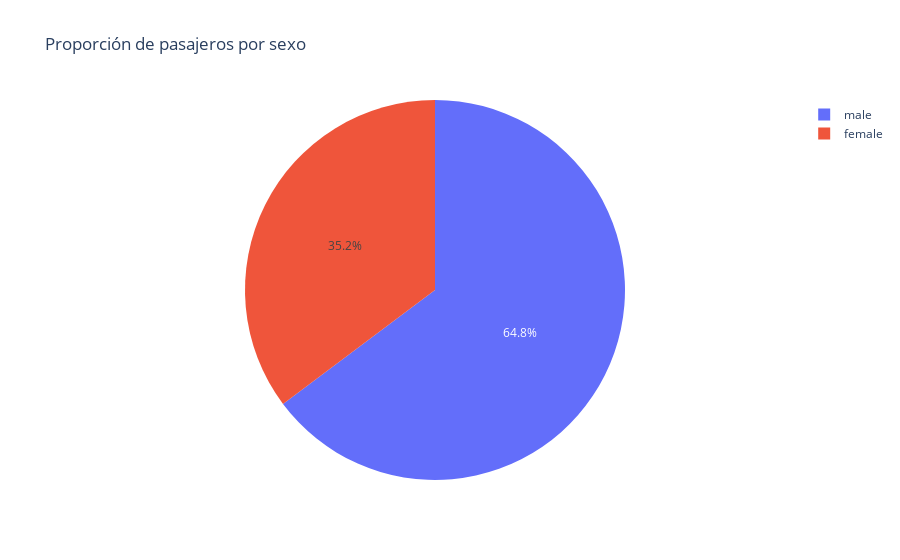

Notebook cell for this chart:
### Code cell
# Graficamos con plotly

fig = px.pie(
    pasajeros_sexo2, # lo hacemos con sex como columna mas no como indice
    names='Sex',
    values='PassengerId',
    title='Proporción de pasajeros por sexo'
 
)

fig.show()

### Figure 1 — Plotly figure (JSON) as saved in the notebook; plotly's stock layout.template omitted (floating-point values rounded to 4 significant figures)
{"data": [{"domain": {"x": [0, 1], "y": [0, 1]}, "hovertemplate": "Sex=%{label}<br>PassengerId=%{value}<extra></extra>", "labels": ["female", "male"], "legendgroup": "", "name": "", "showlegend": true, "type": "pie", "values": [314, 577]}], "layout": {"autosize": true, "legend": {"tracegroupgap": 0}, "title": {"text": "Proporción de pasajeros por sexo"}}}
